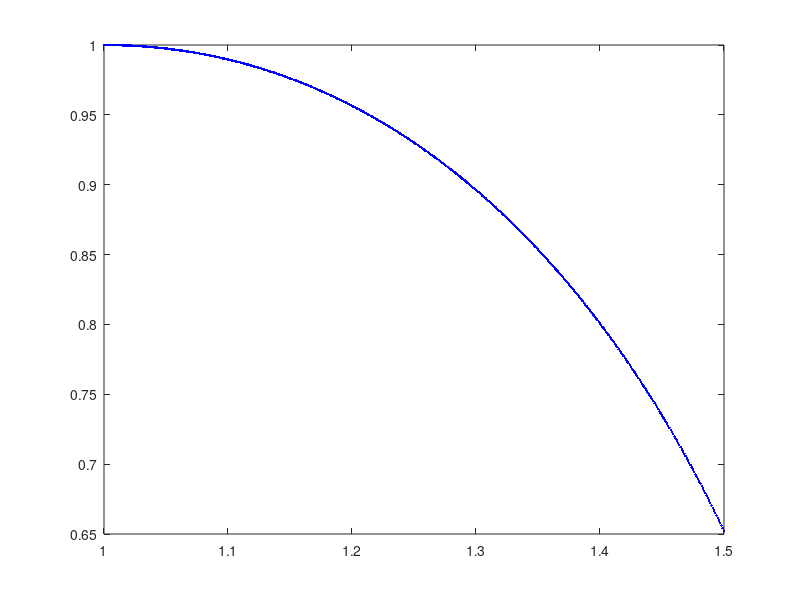

Here is the MATLAB script that generated this plot: (Note: this script raises an error after producing the figure.)
function odedsolve()
    plotsoln();
    syms y(x) x;
    diffeq = diff(y) == ode1(x, y);
    ivp = y(1) == 1;
    soln = dsolve(diffeq, ivp);
    x = 1:0.01:1.5;
    y = subs(soln(1));
    hold on; plot(x, y, '*r');
end

function dydx = ode1(x, y)
    dydx = (y.^2 - x.^2)/(x*y);
end

function plotsoln()
    clear all; clc; close all

    rnge = 1:0.001:1.5;
    y = rnge.*sqrt(1-2*log(rnge));
    plot(rnge, y, '.b');
end